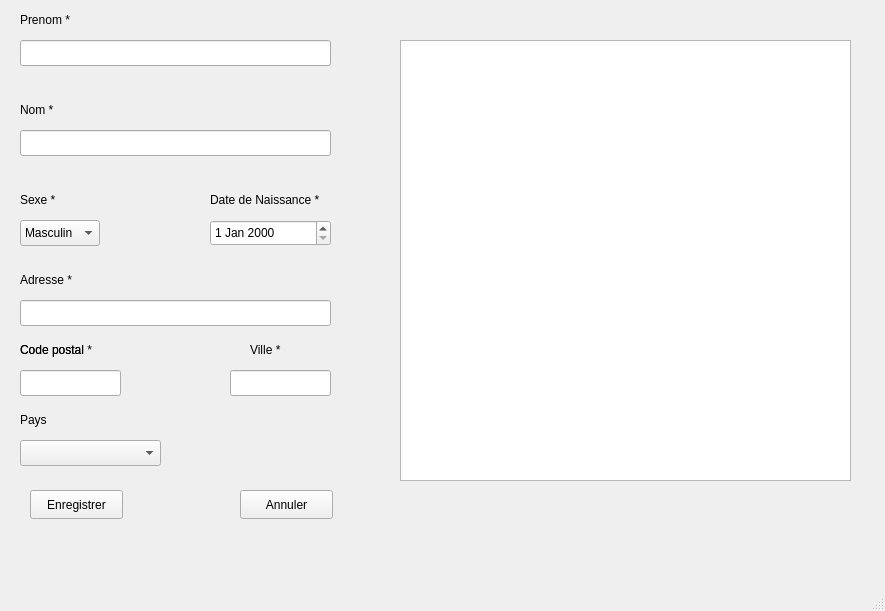
<?xml version="1.0" encoding="UTF-8"?>
<ui version="4.0">
 <class>MainWindow</class>
 <widget class="QMainWindow" name="MainWindow">
  <property name="geometry">
   <rect>
    <x>0</x>
    <y>0</y>
    <width>885</width>
    <height>611</height>
   </rect>
  </property>
  <property name="windowTitle">
   <string>MainWindow</string>
  </property>
  <widget class="QWidget" name="centralwidget">
   <widget class="QPushButton" name="pushButton">
    <property name="geometry">
     <rect>
      <x>30</x>
      <y>490</y>
      <width>93</width>
      <height>29</height>
     </rect>
    </property>
    <property name="palette">
     <palette>
      <active>
       <colorrole role="WindowText">
        <brush brushstyle="SolidPattern">
         <color alpha="255">
          <red>0</red>
          <green>0</green>
          <blue>0</blue>
         </color>
        </brush>
       </colorrole>
       <colorrole role="Button">
        <brush brushstyle="SolidPattern">
         <color alpha="255">
          <red>0</red>
          <green>170</green>
          <blue>0</blue>
         </color>
        </brush>
       </colorrole>
       <colorrole role="Light">
        <brush brushstyle="SolidPattern">
         <color alpha="255">
          <red>255</red>
          <green>255</green>
          <blue>255</blue>
         </color>
        </brush>
       </colorrole>
       <colorrole role="Midlight">
        <brush brushstyle="SolidPattern">
         <color alpha="255">
          <red>227</red>
          <green>227</green>
          <blue>227</blue>
         </color>
        </brush>
       </colorrole>
       <colorrole role="Dark">
        <brush brushstyle="SolidPattern">
         <color alpha="255">
          <red>160</red>
          <green>160</green>
          <blue>160</blue>
         </color>
        </brush>
       </colorrole>
       <colorrole role="Mid">
        <brush brushstyle="SolidPattern">
         <color alpha="255">
          <red>160</red>
          <green>160</green>
          <blue>160</blue>
         </color>
        </brush>
       </colorrole>
       <colorrole role="Text">
        <brush brushstyle="SolidPattern">
         <color alpha="255">
          <red>0</red>
          <green>0</green>
          <blue>0</blue>
         </color>
        </brush>
       </colorrole>
       <colorrole role="BrightText">
        <brush brushstyle="SolidPattern">
         <color alpha="255">
          <red>255</red>
          <green>255</green>
          <blue>255</blue>
         </color>
        </brush>
       </colorrole>
       <colorrole role="ButtonText">
        <brush brushstyle="SolidPattern">
         <color alpha="255">
          <red>0</red>
          <green>0</green>
          <blue>0</blue>
         </color>
        </brush>
       </colorrole>
       <colorrole role="Base">
        <brush brushstyle="SolidPattern">
         <color alpha="255">
          <red>255</red>
          <green>255</green>
          <blue>255</blue>
         </color>
        </brush>
       </colorrole>
       <colorrole role="Window">
        <brush brushstyle="SolidPattern">
         <color alpha="255">
          <red>240</red>
          <green>240</green>
          <blue>240</blue>
         </color>
        </brush>
       </colorrole>
       <colorrole role="Shadow">
        <brush brushstyle="SolidPattern">
         <color alpha="255">
          <red>105</red>
          <green>105</green>
          <blue>105</blue>
         </color>
        </brush>
       </colorrole>
       <colorrole role="Highlight">
        <brush brushstyle="SolidPattern">
         <color alpha="255">
          <red>0</red>
          <green>120</green>
          <blue>215</blue>
         </color>
        </brush>
       </colorrole>
       <colorrole role="HighlightedText">
        <brush brushstyle="SolidPattern">
         <color alpha="255">
          <red>255</red>
          <green>255</green>
          <blue>255</blue>
         </color>
        </brush>
       </colorrole>
       <colorrole role="Link">
        <brush brushstyle="SolidPattern">
         <color alpha="255">
          <red>0</red>
          <green>0</green>
          <blue>255</blue>
         </color>
        </brush>
       </colorrole>
       <colorrole role="LinkVisited">
        <brush brushstyle="SolidPattern">
         <color alpha="255">
          <red>255</red>
          <green>0</green>
          <blue>255</blue>
         </color>
        </brush>
       </colorrole>
       <colorrole role="AlternateBase">
        <brush brushstyle="SolidPattern">
         <color alpha="255">
          <red>245</red>
          <green>245</green>
          <blue>245</blue>
         </color>
        </brush>
       </colorrole>
       <colorrole role="NoRole">
        <brush brushstyle="SolidPattern">
         <color alpha="255">
          <red>0</red>
          <green>0</green>
          <blue>0</blue>
         </color>
        </brush>
       </colorrole>
       <colorrole role="ToolTipBase">
        <brush brushstyle="SolidPattern">
         <color alpha="255">
          <red>255</red>
          <green>255</green>
          <blue>220</blue>
         </color>
        </brush>
       </colorrole>
       <colorrole role="ToolTipText">
        <brush brushstyle="SolidPattern">
         <color alpha="255">
          <red>0</red>
          <green>0</green>
          <blue>0</blue>
         </color>
        </brush>
       </colorrole>
       <colorrole role="PlaceholderText">
        <brush brushstyle="SolidPattern">
         <color alpha="128">
          <red>0</red>
          <green>0</green>
          <blue>0</blue>
         </color>
        </brush>
       </colorrole>
      </active>
      <inactive>
       <colorrole role="WindowText">
        <brush brushstyle="SolidPattern">
         <color alpha="255">
          <red>0</red>
          <green>0</green>
          <blue>0</blue>
         </color>
        </brush>
       </colorrole>
       <colorrole role="Button">
        <brush brushstyle="SolidPattern">
         <color alpha="255">
          <red>240</red>
          <green>240</green>
          <blue>240</blue>
         </color>
        </brush>
       </colorrole>
       <colorrole role="Light">
        <brush brushstyle="SolidPattern">
         <color alpha="255">
          <red>255</red>
          <green>255</green>
          <blue>255</blue>
         </color>
        </brush>
       </colorrole>
       <colorrole role="Midlight">
        <brush brushstyle="SolidPattern">
         <color alpha="255">
          <red>227</red>
          <green>227</green>
          <blue>227</blue>
         </color>
        </brush>
       </colorrole>
       <colorrole role="Dark">
        <brush brushstyle="SolidPattern">
         <color alpha="255">
          <red>160</red>
          <green>160</green>
          <blue>160</blue>
         </color>
        </brush>
       </colorrole>
       <colorrole role="Mid">
        <brush brushstyle="SolidPattern">
         <color alpha="255">
          <red>160</red>
          <green>160</green>
          <blue>160</blue>
         </color>
        </brush>
       </colorrole>
       <colorrole role="Text">
        <brush brushstyle="SolidPattern">
         <color alpha="255">
          <red>0</red>
          <green>0</green>
          <blue>0</blue>
         </color>
        </brush>
       </colorrole>
       <colorrole role="BrightText">
        <brush brushstyle="SolidPattern">
         <color alpha="255">
          <red>255</red>
          <green>255</green>
          <blue>255</blue>
         </color>
        </brush>
       </colorrole>
       <colorrole role="ButtonText">
        <brush brushstyle="SolidPattern">
         <color alpha="255">
          <red>0</red>
          <green>0</green>
          <blue>0</blue>
         </color>
        </brush>
       </colorrole>
       <colorrole role="Base">
        <brush brushstyle="SolidPattern">
         <color alpha="255">
          <red>255</red>
          <green>255</green>
          <blue>255</blue>
         </color>
        </brush>
       </colorrole>
       <colorrole role="Window">
        <brush brushstyle="SolidPattern">
         <color alpha="255">
          <red>240</red>
          <green>240</green>
          <blue>240</blue>
         </color>
        </brush>
       </colorrole>
       <colorrole role="Shadow">
        <brush brushstyle="SolidPattern">
         <color alpha="255">
          <red>105</red>
          <green>105</green>
          <blue>105</blue>
         </color>
        </brush>
       </colorrole>
       <colorrole role="Highlight">
        <brush brushstyle="SolidPattern">
         <color alpha="255">
          <red>240</red>
          <green>240</green>
          <blue>240</blue>
         </color>
        </brush>
       </colorrole>
       <colorrole role="HighlightedText">
        <brush brushstyle="SolidPattern">
         <color alpha="255">
          <red>0</red>
          <green>0</green>
          <blue>0</blue>
         </color>
        </brush>
       </colorrole>
       <colorrole role="Link">
        <brush brushstyle="SolidPattern">
         <color alpha="255">
          <red>0</red>
          <green>0</green>
          <blue>255</blue>
         </color>
        </brush>
       </colorrole>
       <colorrole role="LinkVisited">
        <brush brushstyle="SolidPattern">
         <color alpha="255">
          <red>255</red>
          <green>0</green>
          <blue>255</blue>
         </color>
        </brush>
       </colorrole>
       <colorrole role="AlternateBase">
        <brush brushstyle="SolidPattern">
         <color alpha="255">
          <red>245</red>
          <green>245</green>
          <blue>245</blue>
         </color>
        </brush>
       </colorrole>
       <colorrole role="NoRole">
        <brush brushstyle="NoBrush">
         <color alpha="255">
          <red>0</red>
          <green>0</green>
          <blue>0</blue>
         </color>
        </brush>
       </colorrole>
       <colorrole role="ToolTipBase">
        <brush brushstyle="SolidPattern">
         <color alpha="255">
          <red>255</red>
          <green>255</green>
          <blue>220</blue>
         </color>
        </brush>
       </colorrole>
       <colorrole role="ToolTipText">
        <brush brushstyle="SolidPattern">
         <color alpha="255">
          <red>0</red>
          <green>0</green>
          <blue>0</blue>
         </color>
        </brush>
       </colorrole>
       <colorrole role="PlaceholderText">
        <brush brushstyle="SolidPattern">
         <color alpha="128">
          <red>0</red>
          <green>0</green>
          <blue>0</blue>
         </color>
        </brush>
       </colorrole>
      </inactive>
      <disabled>
       <colorrole role="WindowText">
        <brush brushstyle="SolidPattern">
         <color alpha="255">
          <red>120</red>
          <green>120</green>
          <blue>120</blue>
         </color>
        </brush>
       </colorrole>
       <colorrole role="Button">
        <brush brushstyle="SolidPattern">
         <color alpha="255">
          <red>0</red>
          <green>170</green>
          <blue>0</blue>
         </color>
        </brush>
       </colorrole>
       <colorrole role="Light">
        <brush brushstyle="SolidPattern">
         <color alpha="255">
          <red>255</red>
          <green>255</green>
          <blue>255</blue>
         </color>
        </brush>
       </colorrole>
       <colorrole role="Midlight">
        <brush brushstyle="SolidPattern">
         <color alpha="255">
          <red>247</red>
          <green>247</green>
          <blue>247</blue>
         </color>
        </brush>
       </colorrole>
       <colorrole role="Dark">
        <brush brushstyle="SolidPattern">
         <color alpha="255">
          <red>160</red>
          <green>160</green>
          <blue>160</blue>
         </color>
        </brush>
       </colorrole>
       <colorrole role="Mid">
        <brush brushstyle="SolidPattern">
         <color alpha="255">
          <red>160</red>
          <green>160</green>
          <blue>160</blue>
         </color>
        </brush>
       </colorrole>
       <colorrole role="Text">
        <brush brushstyle="SolidPattern">
         <color alpha="255">
          <red>120</red>
          <green>120</green>
          <blue>120</blue>
         </color>
        </brush>
       </colorrole>
       <colorrole role="BrightText">
        <brush brushstyle="SolidPattern">
         <color alpha="255">
          <red>255</red>
          <green>255</green>
          <blue>255</blue>
         </color>
        </brush>
       </colorrole>
       <colorrole role="ButtonText">
        <brush brushstyle="SolidPattern">
         <color alpha="255">
          <red>120</red>
          <green>120</green>
          <blue>120</blue>
         </color>
        </brush>
       </colorrole>
       <colorrole role="Base">
        <brush brushstyle="SolidPattern">
         <color alpha="255">
          <red>240</red>
          <green>240</green>
          <blue>240</blue>
         </color>
        </brush>
       </colorrole>
       <colorrole role="Window">
        <brush brushstyle="SolidPattern">
         <color alpha="255">
          <red>240</red>
          <green>240</green>
          <blue>240</blue>
         </color>
        </brush>
       </colorrole>
       <colorrole role="Shadow">
        <brush brushstyle="SolidPattern">
         <color alpha="255">
          <red>0</red>
          <green>0</green>
          <blue>0</blue>
         </color>
        </brush>
       </colorrole>
       <colorrole role="Highlight">
        <brush brushstyle="SolidPattern">
         <color alpha="255">
          <red>0</red>
          <green>120</green>
          <blue>215</blue>
         </color>
        </brush>
       </colorrole>
       <colorrole role="HighlightedText">
        <brush brushstyle="SolidPattern">
         <color alpha="255">
          <red>255</red>
          <green>255</green>
          <blue>255</blue>
         </color>
        </brush>
       </colorrole>
       <colorrole role="Link">
        <brush brushstyle="SolidPattern">
         <color alpha="255">
          <red>0</red>
          <green>0</green>
          <blue>255</blue>
         </color>
        </brush>
       </colorrole>
       <colorrole role="LinkVisited">
        <brush brushstyle="SolidPattern">
         <color alpha="255">
          <red>255</red>
          <green>0</green>
          <blue>255</blue>
         </color>
        </brush>
       </colorrole>
       <colorrole role="AlternateBase">
        <brush brushstyle="SolidPattern">
         <color alpha="255">
          <red>245</red>
          <green>245</green>
          <blue>245</blue>
         </color>
        </brush>
       </colorrole>
       <colorrole role="NoRole">
        <brush brushstyle="NoBrush">
         <color alpha="255">
          <red>0</red>
          <green>0</green>
          <blue>0</blue>
         </color>
        </brush>
       </colorrole>
       <colorrole role="ToolTipBase">
        <brush brushstyle="SolidPattern">
         <color alpha="255">
          <red>255</red>
          <green>255</green>
          <blue>220</blue>
         </color>
        </brush>
       </colorrole>
       <colorrole role="ToolTipText">
        <brush brushstyle="SolidPattern">
         <color alpha="255">
          <red>0</red>
          <green>0</green>
          <blue>0</blue>
         </color>
        </brush>
       </colorrole>
       <colorrole role="PlaceholderText">
        <brush brushstyle="SolidPattern">
         <color alpha="128">
          <red>0</red>
          <green>0</green>
          <blue>0</blue>
         </color>
        </brush>
       </colorrole>
      </disabled>
     </palette>
    </property>
    <property name="cursor">
     <cursorShape>PointingHandCursor</cursorShape>
    </property>
    <property name="toolTip">
     <string extracomment="Cliquer pour enregistrer"/>
    </property>
    <property name="text">
     <string>Enregistrer</string>
    </property>
    <property name="icon">
     <iconset theme="Vert"/>
    </property>
    <property name="autoDefault">
     <bool>true</bool>
    </property>
   </widget>
   <widget class="QComboBox" name="comboBox">
    <property name="geometry">
     <rect>
      <x>20</x>
      <y>220</y>
      <width>80</width>
      <height>26</height>
     </rect>
    </property>
    <item>
     <property name="text">
      <string>Masculin</string>
     </property>
    </item>
    <item>
     <property name="text">
      <string>Feminin</string>
     </property>
    </item>
   </widget>
   <widget class="QLineEdit" name="lineEdit">
    <property name="geometry">
     <rect>
      <x>20</x>
      <y>40</y>
      <width>311</width>
      <height>26</height>
     </rect>
    </property>
   </widget>
   <widget class="QLabel" name="label">
    <property name="geometry">
     <rect>
      <x>20</x>
      <y>10</y>
      <width>181</width>
      <height>20</height>
     </rect>
    </property>
    <property name="text">
     <string>Prenom *</string>
    </property>
   </widget>
   <widget class="QLabel" name="label_2">
    <property name="geometry">
     <rect>
      <x>20</x>
      <y>100</y>
      <width>231</width>
      <height>20</height>
     </rect>
    </property>
    <property name="text">
     <string>Nom *</string>
    </property>
   </widget>
   <widget class="QLineEdit" name="lineEdit_2">
    <property name="geometry">
     <rect>
      <x>20</x>
      <y>130</y>
      <width>311</width>
      <height>26</height>
     </rect>
    </property>
   </widget>
   <widget class="QLabel" name="label_3">
    <property name="geometry">
     <rect>
      <x>20</x>
      <y>190</y>
      <width>231</width>
      <height>20</height>
     </rect>
    </property>
    <property name="text">
     <string>Sexe *</string>
    </property>
   </widget>
   <widget class="QLabel" name="label_4">
    <property name="geometry">
     <rect>
      <x>210</x>
      <y>190</y>
      <width>231</width>
      <height>20</height>
     </rect>
    </property>
    <property name="text">
     <string>Date de Naissance *</string>
    </property>
   </widget>
   <widget class="QDateEdit" name="dateEdit">
    <property name="geometry">
     <rect>
      <x>210</x>
      <y>220</y>
      <width>121</width>
      <height>26</height>
     </rect>
    </property>
   </widget>
   <widget class="QLabel" name="label_5">
    <property name="geometry">
     <rect>
      <x>20</x>
      <y>270</y>
      <width>231</width>
      <height>20</height>
     </rect>
    </property>
    <property name="text">
     <string>Adresse *</string>
    </property>
   </widget>
   <widget class="QLineEdit" name="lineEdit_3">
    <property name="geometry">
     <rect>
      <x>20</x>
      <y>300</y>
      <width>311</width>
      <height>26</height>
     </rect>
    </property>
   </widget>
   <widget class="QLabel" name="label_6">
    <property name="geometry">
     <rect>
      <x>20</x>
      <y>340</y>
      <width>141</width>
      <height>20</height>
     </rect>
    </property>
    <property name="text">
     <string>Code postal</string>
    </property>
   </widget>
   <widget class="QLabel" name="label_7">
    <property name="geometry">
     <rect>
      <x>20</x>
      <y>410</y>
      <width>141</width>
      <height>20</height>
     </rect>
    </property>
    <property name="text">
     <string>Pays</string>
    </property>
   </widget>
   <widget class="QComboBox" name="comboBox_2">
    <property name="geometry">
     <rect>
      <x>20</x>
      <y>440</y>
      <width>141</width>
      <height>26</height>
     </rect>
    </property>
   </widget>
   <widget class="QLineEdit" name="lineEdit_4">
    <property name="geometry">
     <rect>
      <x>20</x>
      <y>370</y>
      <width>101</width>
      <height>26</height>
     </rect>
    </property>
   </widget>
   <widget class="QLabel" name="label_8">
    <property name="geometry">
     <rect>
      <x>20</x>
      <y>340</y>
      <width>141</width>
      <height>20</height>
     </rect>
    </property>
    <property name="text">
     <string>Code postal *</string>
    </property>
   </widget>
   <widget class="QLineEdit" name="lineEdit_5">
    <property name="geometry">
     <rect>
      <x>230</x>
      <y>370</y>
      <width>101</width>
      <height>26</height>
     </rect>
    </property>
    <property name="text">
     <string/>
    </property>
    <property name="placeholderText">
     <string notr="true" extracomment="Ex : Paris"/>
    </property>
   </widget>
   <widget class="QLabel" name="label_9">
    <property name="geometry">
     <rect>
      <x>250</x>
      <y>340</y>
      <width>141</width>
      <height>20</height>
     </rect>
    </property>
    <property name="text">
     <string>Ville *</string>
    </property>
   </widget>
   <widget class="QPushButton" name="pushButton_2">
    <property name="geometry">
     <rect>
      <x>240</x>
      <y>490</y>
      <width>93</width>
      <height>29</height>
     </rect>
    </property>
    <property name="palette">
     <palette>
      <active>
       <colorrole role="WindowText">
        <brush brushstyle="SolidPattern">
         <color alpha="255">
          <red>0</red>
          <green>0</green>
          <blue>0</blue>
         </color>
        </brush>
       </colorrole>
       <colorrole role="Button">
        <brush brushstyle="SolidPattern">
         <color alpha="255">
          <red>170</red>
          <green>0</green>
          <blue>0</blue>
         </color>
        </brush>
       </colorrole>
       <colorrole role="Light">
        <brush brushstyle="SolidPattern">
         <color alpha="255">
          <red>255</red>
          <green>255</green>
          <blue>255</blue>
         </color>
        </brush>
       </colorrole>
       <colorrole role="Midlight">
        <brush brushstyle="SolidPattern">
         <color alpha="255">
          <red>227</red>
          <green>227</green>
          <blue>227</blue>
         </color>
        </brush>
       </colorrole>
       <colorrole role="Dark">
        <brush brushstyle="SolidPattern">
         <color alpha="255">
          <red>160</red>
          <green>160</green>
          <blue>160</blue>
         </color>
        </brush>
       </colorrole>
       <colorrole role="Mid">
        <brush brushstyle="SolidPattern">
         <color alpha="255">
          <red>160</red>
          <green>160</green>
          <blue>160</blue>
         </color>
        </brush>
       </colorrole>
       <colorrole role="Text">
        <brush brushstyle="SolidPattern">
         <color alpha="255">
          <red>0</red>
          <green>0</green>
          <blue>0</blue>
         </color>
        </brush>
       </colorrole>
       <colorrole role="BrightText">
        <brush brushstyle="SolidPattern">
         <color alpha="255">
          <red>255</red>
          <green>255</green>
          <blue>255</blue>
         </color>
        </brush>
       </colorrole>
       <colorrole role="ButtonText">
        <brush brushstyle="SolidPattern">
         <color alpha="255">
          <red>0</red>
          <green>0</green>
          <blue>0</blue>
         </color>
        </brush>
       </colorrole>
       <colorrole role="Base">
        <brush brushstyle="SolidPattern">
         <color alpha="255">
          <red>255</red>
          <green>255</green>
          <blue>255</blue>
         </color>
        </brush>
       </colorrole>
       <colorrole role="Window">
        <brush brushstyle="SolidPattern">
         <color alpha="255">
          <red>240</red>
          <green>240</green>
          <blue>240</blue>
         </color>
        </brush>
       </colorrole>
       <colorrole role="Shadow">
        <brush brushstyle="SolidPattern">
         <color alpha="255">
          <red>105</red>
          <green>105</green>
          <blue>105</blue>
         </color>
        </brush>
       </colorrole>
       <colorrole role="Highlight">
        <brush brushstyle="SolidPattern">
         <color alpha="255">
          <red>0</red>
          <green>120</green>
          <blue>215</blue>
         </color>
        </brush>
       </colorrole>
       <colorrole role="HighlightedText">
        <brush brushstyle="SolidPattern">
         <color alpha="255">
          <red>255</red>
          <green>255</green>
          <blue>255</blue>
         </color>
        </brush>
       </colorrole>
       <colorrole role="Link">
        <brush brushstyle="SolidPattern">
         <color alpha="255">
          <red>0</red>
          <green>0</green>
          <blue>255</blue>
         </color>
        </brush>
       </colorrole>
       <colorrole role="LinkVisited">
        <brush brushstyle="SolidPattern">
         <color alpha="255">
          <red>255</red>
          <green>0</green>
          <blue>255</blue>
         </color>
        </brush>
       </colorrole>
       <colorrole role="AlternateBase">
        <brush brushstyle="SolidPattern">
         <color alpha="255">
          <red>245</red>
          <green>245</green>
          <blue>245</blue>
         </color>
        </brush>
       </colorrole>
       <colorrole role="NoRole">
        <brush brushstyle="SolidPattern">
         <color alpha="255">
          <red>0</red>
          <green>0</green>
          <blue>0</blue>
         </color>
        </brush>
       </colorrole>
       <colorrole role="ToolTipBase">
        <brush brushstyle="SolidPattern">
         <color alpha="255">
          <red>255</red>
          <green>255</green>
          <blue>220</blue>
         </color>
        </brush>
       </colorrole>
       <colorrole role="ToolTipText">
        <brush brushstyle="SolidPattern">
         <color alpha="255">
          <red>0</red>
          <green>0</green>
          <blue>0</blue>
         </color>
        </brush>
       </colorrole>
       <colorrole role="PlaceholderText">
        <brush brushstyle="SolidPattern">
         <color alpha="128">
          <red>0</red>
          <green>0</green>
          <blue>0</blue>
         </color>
        </brush>
       </colorrole>
      </active>
      <inactive>
       <colorrole role="WindowText">
        <brush brushstyle="SolidPattern">
         <color alpha="255">
          <red>0</red>
          <green>0</green>
          <blue>0</blue>
         </color>
        </brush>
       </colorrole>
       <colorrole role="Button">
        <brush brushstyle="SolidPattern">
         <color alpha="255">
          <red>240</red>
          <green>240</green>
          <blue>240</blue>
         </color>
        </brush>
       </colorrole>
       <colorrole role="Light">
        <brush brushstyle="SolidPattern">
         <color alpha="255">
          <red>255</red>
          <green>255</green>
          <blue>255</blue>
         </color>
        </brush>
       </colorrole>
       <colorrole role="Midlight">
        <brush brushstyle="SolidPattern">
         <color alpha="255">
          <red>227</red>
          <green>227</green>
          <blue>227</blue>
         </color>
        </brush>
       </colorrole>
       <colorrole role="Dark">
        <brush brushstyle="SolidPattern">
         <color alpha="255">
          <red>160</red>
          <green>160</green>
          <blue>160</blue>
         </color>
        </brush>
       </colorrole>
       <colorrole role="Mid">
        <brush brushstyle="SolidPattern">
         <color alpha="255">
          <red>160</red>
          <green>160</green>
          <blue>160</blue>
         </color>
        </brush>
       </colorrole>
       <colorrole role="Text">
        <brush brushstyle="SolidPattern">
         <color alpha="255">
          <red>0</red>
          <green>0</green>
          <blue>0</blue>
         </color>
        </brush>
       </colorrole>
       <colorrole role="BrightText">
        <brush brushstyle="SolidPattern">
         <color alpha="255">
          <red>255</red>
          <green>255</green>
          <blue>255</blue>
         </color>
        </brush>
       </colorrole>
       <colorrole role="ButtonText">
        <brush brushstyle="SolidPattern">
         <color alpha="255">
          <red>0</red>
          <green>0</green>
          <blue>0</blue>
         </color>
        </brush>
       </colorrole>
       <colorrole role="Base">
        <brush brushstyle="SolidPattern">
         <color alpha="255">
          <red>255</red>
          <green>255</green>
          <blue>255</blue>
         </color>
        </brush>
       </colorrole>
       <colorrole role="Window">
        <brush brushstyle="SolidPattern">
         <color alpha="255">
          <red>240</red>
          <green>240</green>
          <blue>240</blue>
         </color>
        </brush>
       </colorrole>
       <colorrole role="Shadow">
        <brush brushstyle="SolidPattern">
         <color alpha="255">
          <red>105</red>
          <green>105</green>
          <blue>105</blue>
         </color>
        </brush>
       </colorrole>
       <colorrole role="Highlight">
        <brush brushstyle="SolidPattern">
         <color alpha="255">
          <red>240</red>
          <green>240</green>
          <blue>240</blue>
         </color>
        </brush>
       </colorrole>
       <colorrole role="HighlightedText">
        <brush brushstyle="SolidPattern">
         <color alpha="255">
          <red>0</red>
          <green>0</green>
          <blue>0</blue>
         </color>
        </brush>
       </colorrole>
       <colorrole role="Link">
        <brush brushstyle="SolidPattern">
         <color alpha="255">
          <red>0</red>
          <green>0</green>
          <blue>255</blue>
         </color>
        </brush>
       </colorrole>
       <colorrole role="LinkVisited">
        <brush brushstyle="SolidPattern">
         <color alpha="255">
          <red>255</red>
          <green>0</green>
          <blue>255</blue>
         </color>
        </brush>
       </colorrole>
       <colorrole role="AlternateBase">
        <brush brushstyle="SolidPattern">
         <color alpha="255">
          <red>245</red>
          <green>245</green>
          <blue>245</blue>
         </color>
        </brush>
       </colorrole>
       <colorrole role="NoRole">
        <brush brushstyle="NoBrush">
         <color alpha="255">
          <red>0</red>
          <green>0</green>
          <blue>0</blue>
         </color>
        </brush>
       </colorrole>
       <colorrole role="ToolTipBase">
        <brush brushstyle="SolidPattern">
         <color alpha="255">
          <red>255</red>
          <green>255</green>
          <blue>220</blue>
         </color>
        </brush>
       </colorrole>
       <colorrole role="ToolTipText">
        <brush brushstyle="SolidPattern">
         <color alpha="255">
          <red>0</red>
          <green>0</green>
          <blue>0</blue>
         </color>
        </brush>
       </colorrole>
       <colorrole role="PlaceholderText">
        <brush brushstyle="SolidPattern">
         <color alpha="128">
          <red>0</red>
          <green>0</green>
          <blue>0</blue>
         </color>
        </brush>
       </colorrole>
      </inactive>
      <disabled>
       <colorrole role="WindowText">
        <brush brushstyle="SolidPattern">
         <color alpha="255">
          <red>120</red>
          <green>120</green>
          <blue>120</blue>
         </color>
        </brush>
       </colorrole>
       <colorrole role="Button">
        <brush brushstyle="SolidPattern">
         <color alpha="255">
          <red>170</red>
          <green>0</green>
          <blue>0</blue>
         </color>
        </brush>
       </colorrole>
       <colorrole role="Light">
        <brush brushstyle="SolidPattern">
         <color alpha="255">
          <red>255</red>
          <green>255</green>
          <blue>255</blue>
         </color>
        </brush>
       </colorrole>
       <colorrole role="Midlight">
        <brush brushstyle="SolidPattern">
         <color alpha="255">
          <red>247</red>
          <green>247</green>
          <blue>247</blue>
         </color>
        </brush>
       </colorrole>
       <colorrole role="Dark">
        <brush brushstyle="SolidPattern">
         <color alpha="255">
          <red>160</red>
          <green>160</green>
          <blue>160</blue>
         </color>
        </brush>
       </colorrole>
       <colorrole role="Mid">
        <brush brushstyle="SolidPattern">
         <color alpha="255">
          <red>160</red>
          <green>160</green>
          <blue>160</blue>
         </color>
        </brush>
       </colorrole>
       <colorrole role="Text">
        <brush brushstyle="SolidPattern">
         <color alpha="255">
          <red>120</red>
          <green>120</green>
          <blue>120</blue>
         </color>
        </brush>
       </colorrole>
       <colorrole role="BrightText">
        <brush brushstyle="SolidPattern">
         <color alpha="255">
          <red>255</red>
          <green>255</green>
          <blue>255</blue>
         </color>
        </brush>
       </colorrole>
       <colorrole role="ButtonText">
        <brush brushstyle="SolidPattern">
         <color alpha="255">
          <red>120</red>
          <green>120</green>
          <blue>120</blue>
         </color>
        </brush>
       </colorrole>
       <colorrole role="Base">
        <brush brushstyle="SolidPattern">
         <color alpha="255">
          <red>240</red>
          <green>240</green>
          <blue>240</blue>
         </color>
        </brush>
       </colorrole>
       <colorrole role="Window">
        <brush brushstyle="SolidPattern">
         <color alpha="255">
          <red>240</red>
          <green>240</green>
          <blue>240</blue>
         </color>
        </brush>
       </colorrole>
       <colorrole role="Shadow">
        <brush brushstyle="SolidPattern">
         <color alpha="255">
          <red>0</red>
          <green>0</green>
          <blue>0</blue>
         </color>
        </brush>
       </colorrole>
       <colorrole role="Highlight">
        <brush brushstyle="SolidPattern">
         <color alpha="255">
          <red>0</red>
          <green>120</green>
          <blue>215</blue>
         </color>
        </brush>
       </colorrole>
       <colorrole role="HighlightedText">
        <brush brushstyle="SolidPattern">
         <color alpha="255">
          <red>255</red>
          <green>255</green>
          <blue>255</blue>
         </color>
        </brush>
       </colorrole>
       <colorrole role="Link">
        <brush brushstyle="SolidPattern">
         <color alpha="255">
          <red>0</red>
          <green>0</green>
          <blue>255</blue>
         </color>
        </brush>
       </colorrole>
       <colorrole role="LinkVisited">
        <brush brushstyle="SolidPattern">
         <color alpha="255">
          <red>255</red>
          <green>0</green>
          <blue>255</blue>
         </color>
        </brush>
       </colorrole>
       <colorrole role="AlternateBase">
        <brush brushstyle="SolidPattern">
         <color alpha="255">
          <red>245</red>
          <green>245</green>
          <blue>245</blue>
         </color>
        </brush>
       </colorrole>
       <colorrole role="NoRole">
        <brush brushstyle="NoBrush">
         <color alpha="255">
          <red>0</red>
          <green>0</green>
          <blue>0</blue>
         </color>
        </brush>
       </colorrole>
       <colorrole role="ToolTipBase">
        <brush brushstyle="SolidPattern">
         <color alpha="255">
          <red>255</red>
          <green>255</green>
          <blue>220</blue>
         </color>
        </brush>
       </colorrole>
       <colorrole role="ToolTipText">
        <brush brushstyle="SolidPattern">
         <color alpha="255">
          <red>0</red>
          <green>0</green>
          <blue>0</blue>
         </color>
        </brush>
       </colorrole>
       <colorrole role="PlaceholderText">
        <brush brushstyle="SolidPattern">
         <color alpha="128">
          <red>0</red>
          <green>0</green>
          <blue>0</blue>
         </color>
        </brush>
       </colorrole>
      </disabled>
     </palette>
    </property>
    <property name="text">
     <string>Annuler</string>
    </property>
   </widget>
   <widget class="QTableView" name="tableView">
    <property name="geometry">
     <rect>
      <x>400</x>
      <y>40</y>
      <width>451</width>
      <height>441</height>
     </rect>
    </property>
   </widget>
  </widget>
  <widget class="QMenuBar" name="menubar">
   <property name="geometry">
    <rect>
     <x>0</x>
     <y>0</y>
     <width>885</width>
     <height>26</height>
    </rect>
   </property>
  </widget>
  <widget class="QStatusBar" name="statusbar"/>
 </widget>
 <resources/>
 <connections/>
</ui>
